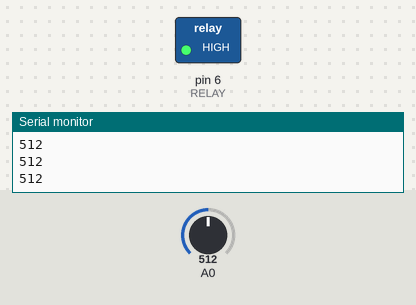
The sketch below on a simulated Arduino Uno, built with avr-gcc and run on an emulated ATmega328P. Shown: switched loads named in the sketch (green lamp = pin HIGH), the last lines printed to the serial monitor. Inputs (shaded band) come from the test bench; at power-on: A0 = 512.

Above: at 1.2 s.
1.3 s: A0 set to 214
2.8 s: A0 set to 184
At 4.1 s:
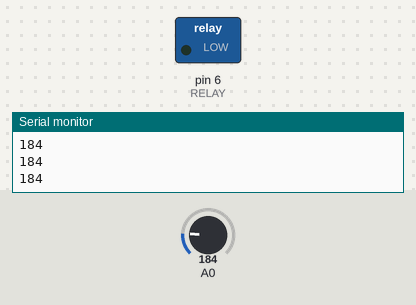
4.4 s: A0 set to 210
At 5.7 s:
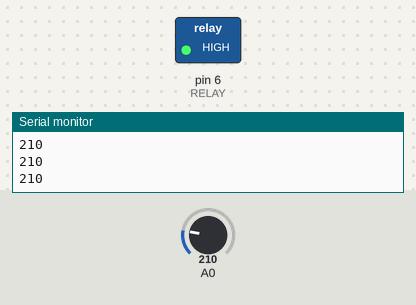
6.0 s: A0 set to 190
At 7.1 s:
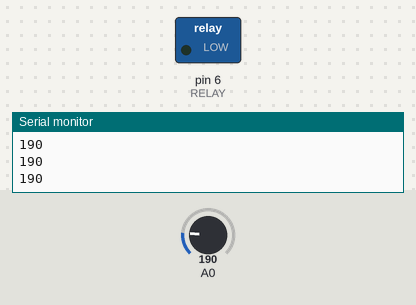
Timing chart, 0 to 8.6 s (numbered marks = the images above; inputs shaded):
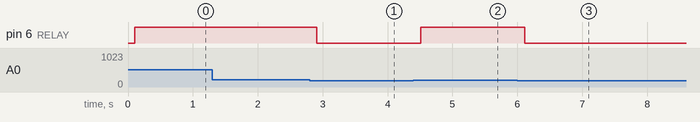

Measured:
- the behaviour switches between 200 and 199 on A0 (found by bisection; images 0 and 1)
- after the input at 2.8 s, pin 6 (RELAY): HIGH → LOW after 0.11 s
- after the input at 4.4 s, pin 6 (RELAY): LOW → HIGH after 0.11 s
- after the input at 6.0 s, pin 6 (RELAY): HIGH → LOW after 0.12 s

The sketch:

tugasP5.ino
```cpp
#define RELAY 6

int light;

void setup() {
  pinMode(RELAY, OUTPUT);       // setup Relay
  Serial.begin(9600);
}

void loop() {
  photoresistor();
  relayTest();
}

void relayTest() {
  if (light < 200) {
    digitalWrite(RELAY, LOW);             // activate relay
  }
  else {
    digitalWrite(RELAY, HIGH);            // deactivate relay
  }
}

void photoresistor() {
  light = analogRead(A0);                   // 10-bit, 0-1023

  Serial.println(light);
  delay(100);
}
```
